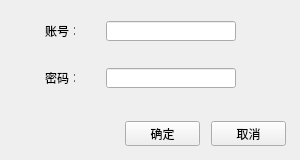
<?xml version="1.0" encoding="UTF-8"?>
<ui version="4.0">
 <class>C_SshPasswdIn</class>
 <widget class="QWidget" name="C_SshPasswdIn">
  <property name="geometry">
   <rect>
    <x>0</x>
    <y>0</y>
    <width>300</width>
    <height>160</height>
   </rect>
  </property>
  <property name="minimumSize">
   <size>
    <width>300</width>
    <height>160</height>
   </size>
  </property>
  <property name="maximumSize">
   <size>
    <width>300</width>
    <height>160</height>
   </size>
  </property>
  <property name="windowTitle">
   <string>Form</string>
  </property>
  <widget class="QWidget" name="">
   <property name="geometry">
    <rect>
     <x>20</x>
     <y>0</y>
     <width>241</width>
     <height>111</height>
    </rect>
   </property>
   <layout class="QVBoxLayout" name="verticalLayout">
    <item>
     <layout class="QHBoxLayout" name="horizontalLayout">
      <item>
       <widget class="QLabel" name="label">
        <property name="minimumSize">
         <size>
          <width>30</width>
          <height>15</height>
         </size>
        </property>
        <property name="maximumSize">
         <size>
          <width>30</width>
          <height>15</height>
         </size>
        </property>
        <property name="text">
         <string>账号：</string>
        </property>
       </widget>
      </item>
      <item>
       <widget class="QLineEdit" name="lineEdit_user">
        <property name="minimumSize">
         <size>
          <width>130</width>
          <height>20</height>
         </size>
        </property>
        <property name="maximumSize">
         <size>
          <width>130</width>
          <height>20</height>
         </size>
        </property>
       </widget>
      </item>
     </layout>
    </item>
    <item>
     <layout class="QHBoxLayout" name="horizontalLayout_2">
      <item>
       <widget class="QLabel" name="label_2">
        <property name="minimumSize">
         <size>
          <width>30</width>
          <height>15</height>
         </size>
        </property>
        <property name="maximumSize">
         <size>
          <width>30</width>
          <height>15</height>
         </size>
        </property>
        <property name="text">
         <string>密码：</string>
        </property>
       </widget>
      </item>
      <item>
       <widget class="QLineEdit" name="lineEdit_passwd">
        <property name="minimumSize">
         <size>
          <width>130</width>
          <height>20</height>
         </size>
        </property>
        <property name="maximumSize">
         <size>
          <width>130</width>
          <height>20</height>
         </size>
        </property>
       </widget>
      </item>
     </layout>
    </item>
   </layout>
  </widget>
  <widget class="QWidget" name="">
   <property name="geometry">
    <rect>
     <x>120</x>
     <y>120</y>
     <width>171</width>
     <height>27</height>
    </rect>
   </property>
   <layout class="QHBoxLayout" name="horizontalLayout_3">
    <item>
     <widget class="QPushButton" name="pushButton_yes">
      <property name="minimumSize">
       <size>
        <width>75</width>
        <height>25</height>
       </size>
      </property>
      <property name="maximumSize">
       <size>
        <width>75</width>
        <height>25</height>
       </size>
      </property>
      <property name="text">
       <string>确定</string>
      </property>
     </widget>
    </item>
    <item>
     <widget class="QPushButton" name="pushButton_cacel">
      <property name="minimumSize">
       <size>
        <width>75</width>
        <height>25</height>
       </size>
      </property>
      <property name="maximumSize">
       <size>
        <width>75</width>
        <height>25</height>
       </size>
      </property>
      <property name="text">
       <string>取消</string>
      </property>
     </widget>
    </item>
   </layout>
  </widget>
 </widget>
 <resources/>
 <connections/>
</ui>
